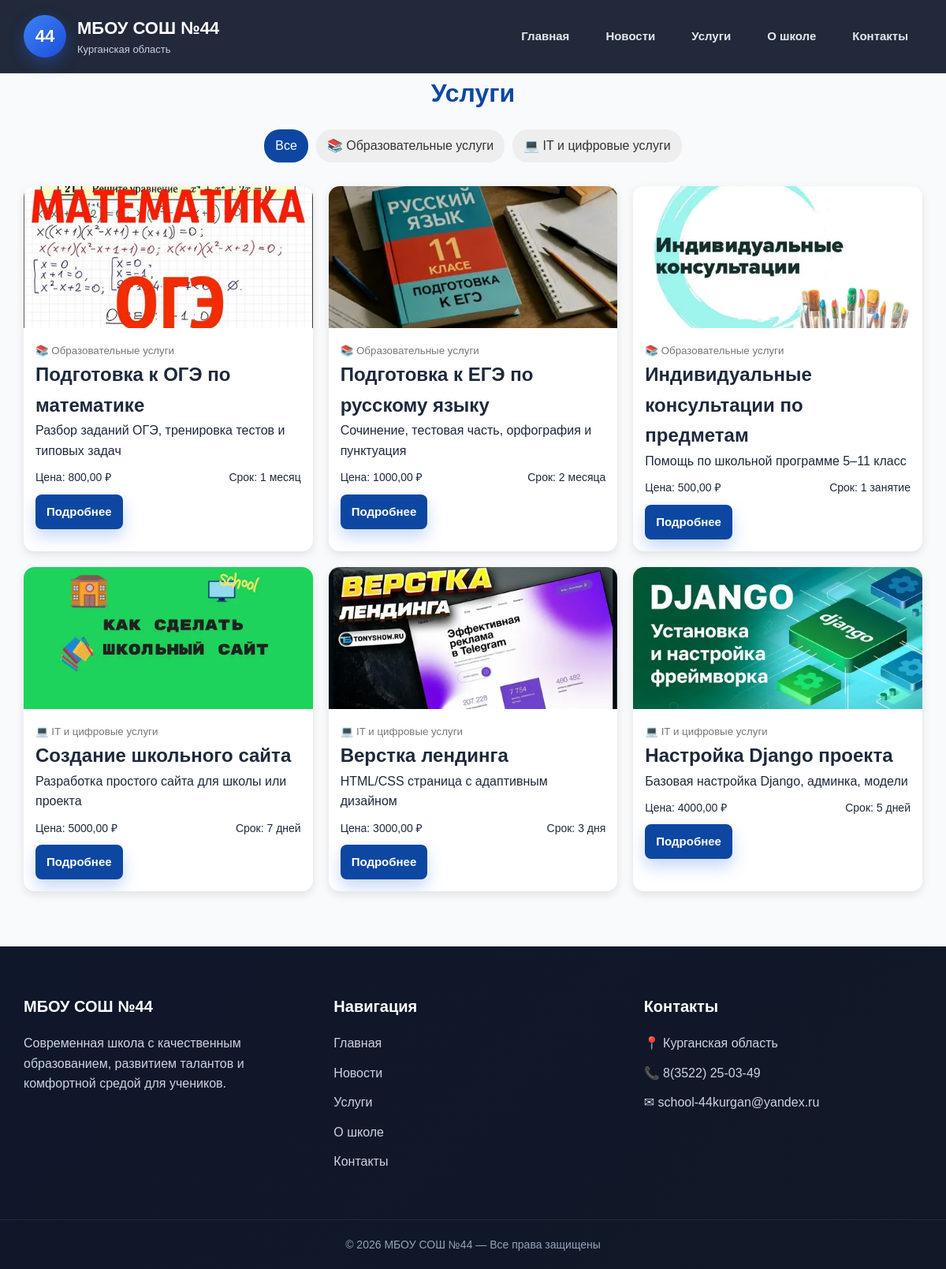
Page /services/ on the committed database.
### services/models.py (models this page shows, shortened)
class ServiceCategory(models.Model):
    title = models.CharField(max_length=200)
    slug = models.SlugField(unique=True, blank=True)
    class Meta:
        verbose_name = "Категория услуг"
        verbose_name_plural = "Категории услуг"

class Service(models.Model):
    category = models.ForeignKey(
        ServiceCategory,
        on_delete=models.CASCADE,
        related_name='services'
    )
    title = models.CharField(max_length=200)
    slug = models.SlugField(blank=True)
    description = models.TextField()
    price = models.DecimalField(max_digits=10, decimal_places=2, default=0)
    duration = models.CharField(max_length=50, default="Не указано")
    image = models.ImageField(upload_to='services/%Y/%m/%d', blank=True)
    class Meta:
        verbose_name = "Услуга"
        verbose_name_plural = "Услуги"

### services/views.py (the view)
# urls.py: path('services/', views.services_list, name='services_list'),
def services_list(request):
    category_slug = request.GET.get('category')
    categories = ServiceCategory.objects.all()
    services = Service.objects.select_related('category')
    selected_category = None
    if category_slug:
        selected_category = get_object_or_404(ServiceCategory, slug=category_slug)
        services = services.filter(category=selected_category)
    return render(request, 'main/services/list.html', {
        'categories': categories,
        'services': services,
        'selected_category': selected_category,
    })

### services/templates/main/services/list.html (shortened to what this page needs)
{% extends 'main/base.html' %}
{% block content %}
<h1 class="page-title">Услуги</h1>
<div class="filter-bar">
    <a href="{% url 'services:services_list' %}"
       class="{% if not selected_category %}active{% endif %}">
        Все
    </a>
    {% for cat in categories %}
        <a href="?category={{ cat.slug }}"
           class="{% if selected_category and selected_category.id == cat.id %}active{% endif %}">
            {{ cat.title }}
        </a>
    {% endfor %}
</div>
<div class="services-grid">
    {% for service in services %}
        <div class="service-card">
            {% if service.image %}
                <img src="{{ service.image.url }}" class="service-img">
            {% endif %}
            <div class="service-body">
                <small class="category">
                    {{ service.category.title }}
                </small>
                <h2>{{ service.title }}</h2>
                <p>
                    {{ service.description|truncatewords:25 }}
                </p>
                <div class="meta">
                    <span>Цена: {{ service.price }} ₽</span>
                    <span>Срок: {{ service.duration }}</span>
                </div>
                <a href="{% url 'services:service_detail' service.slug %}" class="btn">
                    Подробнее
                </a>
            </div>
        </div>
    {% empty %}
        <p>Услуги не найдены</p>
    {% endfor %}
</div>
{% endblock %}

### static/css/style.css (style rules this page uses)
*, *::before, *::after { margin: 0; padding: 0; box-sizing: border-box; }
:root { --primary: #2563eb; --primary-dark: #1d4ed8; --secondary: #0f172a; --text: #1e293b; --muted: #64748b; --light: #f8fafc; --white: #ffffff; --border: #e2e8f0; --shadow: 0 10px 30px rgba(0, 0, 0, 0.08); --shadow-hover: 0 18px 45px rgba(0, 0, 0, 0.12); --radius: 24px; --transition: 0.3s ease; }
html { scroll-behavior: smooth; }
body { font-family: Arial, sans-serif; background: var(--light); color: var(--text); line-height: 1.6; }
a { text-decoration: none; color: inherit; transition: var(--transition); }
img { display: block; width: 100%; }
.btn, .btn-outline, .back-btn { display: inline-flex; align-items: center; justify-content: center; padding: 14px 26px; border-radius: 16px; font-size: 15px; font-weight: 700; transition: var(--transition); }
.btn { background: var(--primary); color: white; box-shadow: 0 10px 20px rgba(37, 99, 235, 0.25); }

### services/templates/main/services/list.html (style rules this page uses)
.page-title { text-align: center; margin-bottom: 20px; color: #0d47a1; }
.filter-bar { display: flex; gap: 10px; justify-content: center; margin-bottom: 30px; flex-wrap: wrap; }
.filter-bar a { padding: 8px 14px; border-radius: 20px; background: #eee; text-decoration: none; color: #333; }
.filter-bar a.active { background: #0d47a1; color: white; }
.services-grid { display: grid; grid-template-columns: repeat(auto-fit, minmax(280px, 1fr)); gap: 20px; }
.service-card { background: #fff; border-radius: 14px; overflow: hidden; box-shadow: 0 4px 12px rgba(0,0,0,0.1); }
.service-img { width: 100%; height: 180px; object-fit: cover; }
.service-body { padding: 15px; }
.category { color: #777; }
.meta { display: flex; justify-content: space-between; margin: 10px 0; font-size: 14px; }
.btn { display: inline-block; padding: 10px 14px; background: #0d47a1; color: white; border-radius: 8px; text-decoration: none; }

### rows in the picture
ServiceCategory: title "📚 Образовательные услуги"
ServiceCategory: title "💻 IT и цифровые услуги"
Service: image (picture), category "📚 Образовательные услуги", title "Подготовка к ОГЭ по математике", description "Разбор заданий ОГЭ, тренировка тестов и типовых задач", price "800,00", duration "1 месяц"
Service: image (picture), category "📚 Образовательные услуги", title "Подготовка к ЕГЭ по русскому языку", description "Сочинение, тестовая часть, орфография и пунктуация", price "1000,00", duration "2 месяца"
Service: image (picture), category "📚 Образовательные услуги", title "Индивидуальные консультации по предметам", description "Помощь по школьной программе 5–11 класс", price "500,00", duration "1 занятие"
Service: image (picture), category "💻 IT и цифровые услуги", title "Создание школьного сайта", description "Разработка простого сайта для школы или проекта", price "5000,00", duration "7 дней"
Service: image (picture), category "💻 IT и цифровые услуги", title "Верстка лендинга", description "HTML/CSS страница с адаптивным дизайном", price "3000,00", duration "3 дня"
Service: image (picture), category "💻 IT и цифровые услуги", title "Настройка Django проекта", description "Базовая настройка Django, админка, модели", price "4000,00", duration "5 дней"
